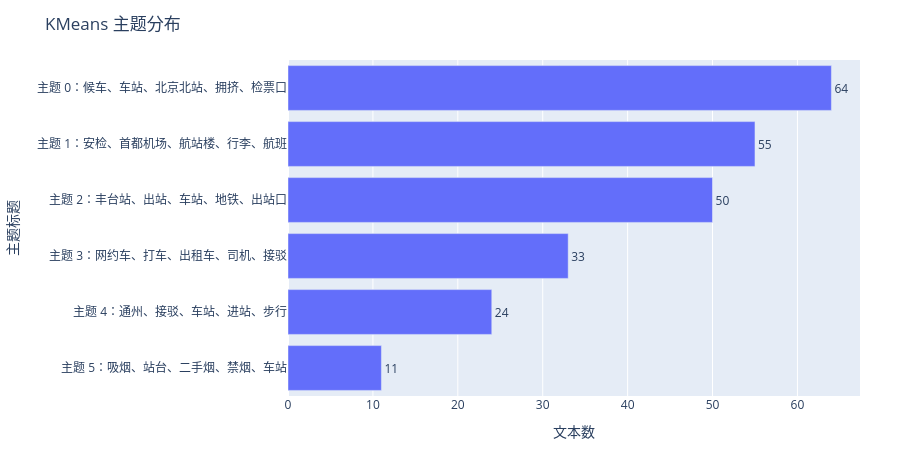

Source (notebook cell):
### Markdown cell above
### KMeans：5. 影响力与帖子可视化、关键词 barchart

这里包含 KMeans 主题规模图、帖子级影响力散点图、embedding 二维分布图、中文关键词 barchart 和主题层级图。

### Code cell
# KMeans 主题规模条形图。
chart_data = topic_summary.copy()
chart_data["主题"] = chart_data.apply(
    lambda row: f"主题 {row['Topic']}：{topic_title(row['Topic'])}", axis=1
)
fig_topic_count = px.bar(
    chart_data.sort_values("Count"),
    x="Count",
    y="主题",
    orientation="h",
    text="Count",
    title="KMeans 主题分布",
    labels={"Count": "文本数", "主题": "主题标题"},
)
fig_topic_count.update_traces(textposition="outside")
fig_topic_count.update_layout(height=max(450, 55 * len(chart_data)), margin={"l": 260, "r": 40, "t": 60, "b": 40})
fig_topic_count.show()

topic_count_chart_path = RESULT_PATH.with_name("kmeans_topic_count_distribution.html")
fig_topic_count.write_html(topic_count_chart_path, include_plotlyjs=True)
print(f"KMeans 主题规模图已保存到：{topic_count_chart_path.resolve()}")

### Figure 1 — Plotly figure (JSON) as saved in the notebook; plotly's stock layout.template omitted (floating-point values rounded to 4 significant figures)
{"data": [{"hovertemplate": "文本数=%{text}<br>主题标题=%{y}<extra></extra>", "legendgroup": "", "marker": {"color": "#636efa", "pattern": {"shape": ""}}, "name": "", "orientation": "h", "showlegend": false, "text": [11.0, 24.0, 33.0, 50.0, 55.0, 64.0], "textposition": "outside", "type": "bar", "x": [11, 24, 33, 50, 55, 64], "xaxis": "x", "y": ["主题 5：吸烟、站台、二手烟、禁烟、车站", "主题 4：通州、接驳、车站、进站、步行", "主题 3：网约车、打车、出租车、司机、接驳", "主题 2：丰台站、出站、车站、地铁、出站口", "主题 1：安检、首都机场、航站楼、行李、航班", "主题 0：候车、车站、北京北站、拥挤、检票口"], "yaxis": "y"}], "layout": {"barmode": "relative", "height": 450, "legend": {"tracegroupgap": 0}, "margin": {"b": 40, "l": 260, "r": 40, "t": 60}, "title": {"text": "KMeans 主题分布"}, "xaxis": {"anchor": "y", "domain": [0, 1], "title": {"text": "文本数"}}, "yaxis": {"anchor": "x", "domain": [0, 1], "title": {"text": "主题标题"}}}}
